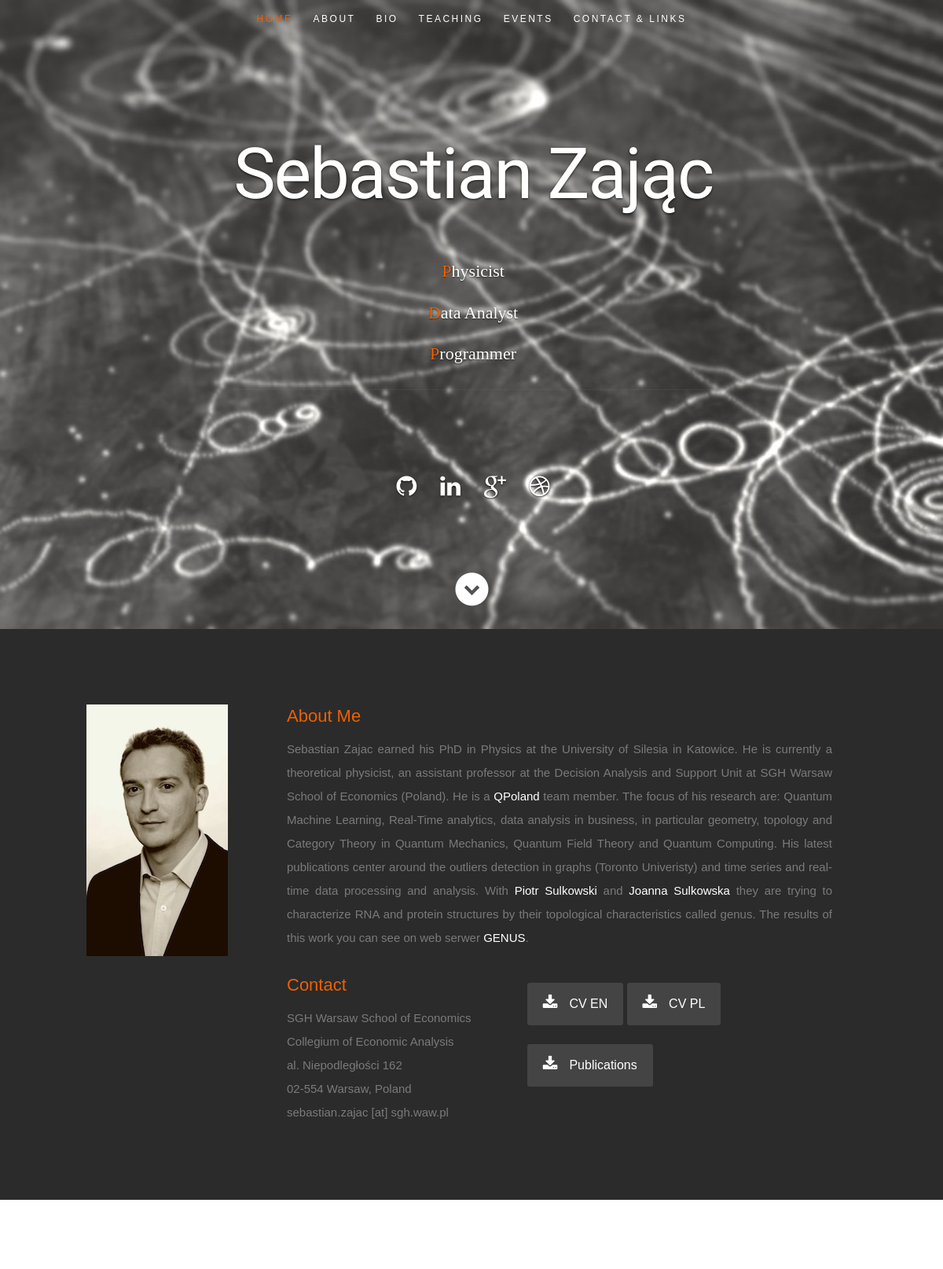
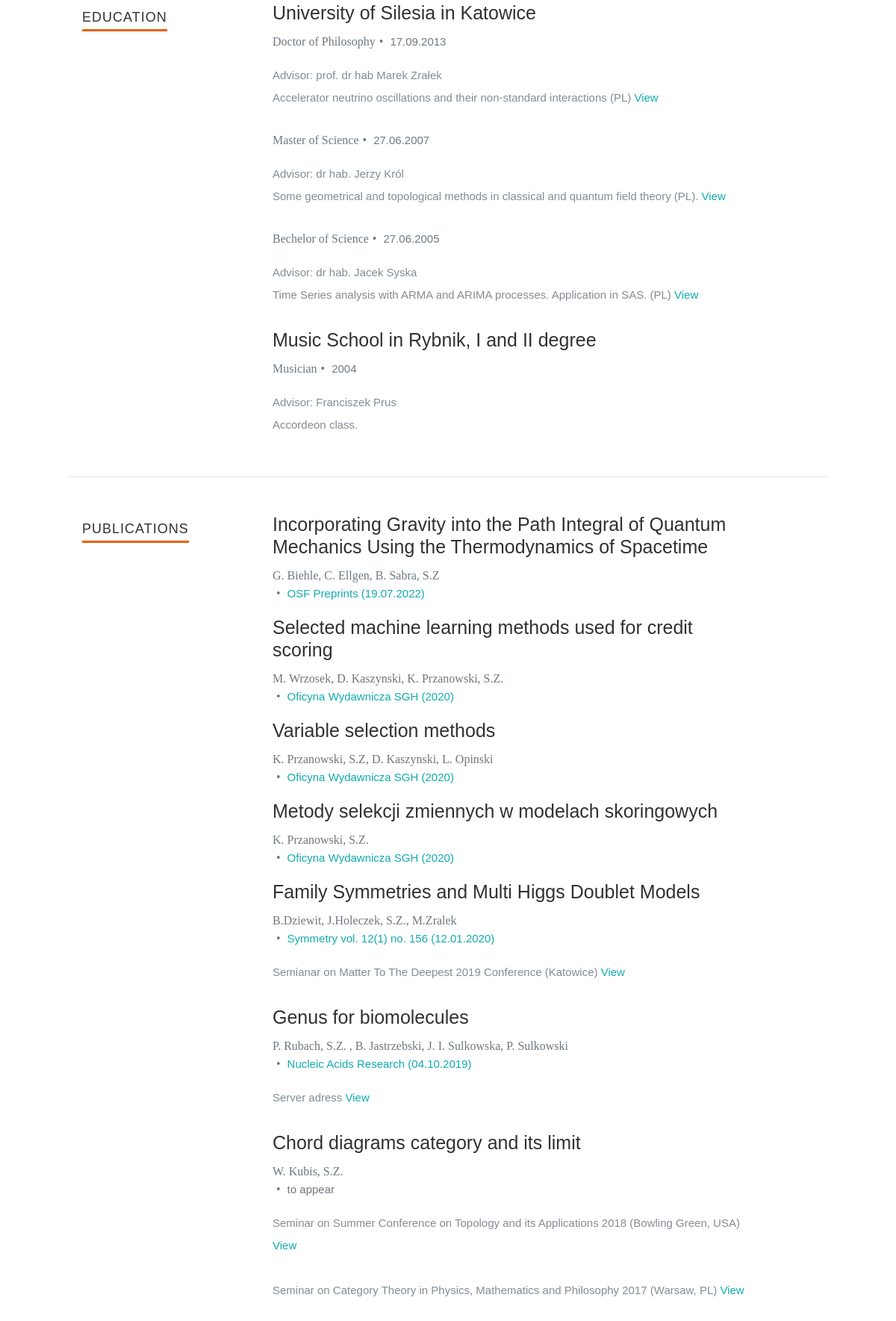
The page / (upper part) on the database its author committed (2 pictures, top to bottom).
### tables this page shows
CREATE TABLE education (
    id INTEGER NOT NULL PRIMARY KEY,
    school VARCHAR(100),
    degree VARCHAR(50),
    data DATE,
    advisor VARCHAR(60),
    title TEXT,
    href VARCHAR(100)
);

CREATE TABLE "publications" (
	"id"	INT NOT NULL,
	"title"	TEXT NOT NULL,
	"authors"	TEXT NOT NULL,
	"state"	INT,
	"journal"	TEXT,
	"vol"	INT,
	"no"	INT,
	"data"	DATE,
	"href"	VARCHAR(150),
	"info"	INTEGER,
	PRIMARY KEY("id")
);

CREATE TABLE publications_state(
    id INT NOT NULL  PRIMARY KEY,
    state VARCHAR(50)
);

CREATE TABLE "publications_info" (
	"id"	INTEGER NOT NULL,
	"id_publication"	INTEGER NOT NULL,
	"content"	TEXT,
	"href"	TEXT,
	PRIMARY KEY("id")
);

### index.php (called while the page is built, shortened)
<?php
require_once 'include/arrays.inc.php';
require_once 'include/functions.inc.php';
include 'main.html.php';
?>

### include/arrays.inc.php (called while the page is built, shortened)
<?php
$nav = array( "about"=>"About",
              "resume"=>"Bio",
              "portfolio"=>"Teaching",
              "testimonials"=>"Events",
              "footer"=>"Contact &amp; Links"
            );
$social_media  = array(
  "https://github.com/sebkaz" =>"github",
  "https://pl.linkedin.com/in/sebastian-zając-b4b834b3"=>"linkedin",
  "https://scholar.google.pl/citations?user=Ttb9GbAAAAAJ&hl=pl"=>"google-plus",
  "https://www.researchgate.net/profile/Sebastian_Zajac"=>"dribbble"
);
?>

### include/functions.inc.php (the view, shortened to what this page needs)
<?php
 function show_nav($arr){
     $string = '<ul id="nav" class="nav">
         <li class="current">
             <a class="smoothscroll" href="#home">Home</a>
         </li>';
     foreach($arr as $k => $v){
         $string .='<li>
             <a class="smoothscroll" href="#'.$k.'">'.$v.'</a>
         </li>';
     }
     $string .='</ul>
     ';
     return $string;
 }
 function show_socials($arr, $class){
     $string = '<ul class="'.$class.'">';
     foreach($arr as $k => $v){
         $string .='<li>
            <a href="'.$k.'" target="_blank">
             <i class="fa fa-'.$v.'"></i>
         </a>
         </li>';
     }
     $string .='</ul>';
     return $string;
 }
 function show_educations($conn, $sql){
     $string = '';
     $head = '';
     foreach ($conn->query($sql) as $row) {
         if ($row['school'] != $head){
             $head = $row['school'];
             $string .=  '<h3>'.$head.'</h3>';
         }
         $string .= '<p class="info">';
         $string .= $row['degree'];
         $string .= '<span>&bull;</span>
             <em class="date">';
         $string .= $row['data'] ;
         $string .= '</em>
         </p>
         <p>
             Advisor: ';
         $string .= $row['advisor'];
         $string .= '<br/>'. $row['title'];
         if ($row['href'] != "#") $string.=  '<a href="'.$row['href'] .'"> View </a>';
         $string .= '</p>';
 }
 return $string;
 }
 function show_publications($conn, $sql){
     $string = '<div class="row item">
         <div class="twelve columns">';
    foreach ($conn->query($sql) as $row) {
        $string .= '<h3>'.$row['title'].'</h3>';
        $string .= '<p class="info">'.$row['authors'].'<br/> <span>&bull;</span> <em class="date">';
        switch ($row['state']) {
            case 'published':
                $string .= '<a href="'.$row['href'].'" target="_blanck">';
                $string .= $row['journal'];
                if($row['vol'] !=''){ $string .= '  vol.  '.$row['vol'];}
                if($row['no'] !=''){ $string .= '  no.  '.$row['no'];}
                $string .= '  ('.$row['data'].')  ';
                $string .= '</a></em></p>';
                break;
            default:
                $string .= 'to appear </em>
                     </p>';
                break;
        }
        if($row['info'] =='TRUE'){
                $file_dba = new PDO('sqlite:db_web.db');
                $sql_i = "SELECT * FROM publications_info WHERE id_publication=".$row['id'];
                foreach ($file_dba->query($sql_i) as $rows) {
                    $string .= '<p>'.$rows['content'].' <a href=" '.$rows['href'].'" target="_blanck"> View </a></p>';
            }
        }
    }
     $string .= '</div>
      </div>';
     return $string;
 }
?>

### main.html.php (shortened to what this page needs)
<!DOCTYPE html>
<html class="no-js" lang="en">
<head>
    <link rel="stylesheet" href="css/default.css">
    <link rel="stylesheet" href="css/layout.css">
    <link rel="stylesheet" href="css/media-queries.css">
    <link rel="stylesheet" href="css/magnific-popup.css">
</head>
<body>
    <?php include 'header.html.php'; ?>
    <?php include 'about.html.php'; ?>
    <?php include 'resume.html.php';?>
</body>
</html>

### header.html.php (shortened to what this page needs)
<header id="home">
    <nav id="nav-wrap">
        <?php echo show_nav($nav); ?>
    </nav>
    <div class="row banner">
        <div class="banner-text">
            <br>
            <br>
            <h1 class="responsive-headline">Sebastian Zając</h1>
            <br>
            <h3>
                <span>P</span>hysicist
                <br>
                <span>D</span>ata Analyst
                <br>
                <span>P</span>rogrammer</h3>
            <hr />
            <br>
            <br>
            <?php echo show_socials($social_media, "social"); ?>
        </div>
    </div>
    <p class="scrolldown">
        <a class="smoothscroll" href="#about">
            <i class="icon-down-circle"></i>
        </a>
    </p>
</header>

### about.html.php
<section id="about">
    <div class="row">
        <div class="three columns">
            <img class="profile-pic" src="images/profilepic.jpg" alt="" />
        </div>
        <div class="nine columns main-col">
            <h2>About Me</h2>
            <p style="text-align: justify;text-justify: inter-word;">Sebastian Zajac earned his PhD in Physics at the University of Silesia in Katowice.
            He is currently a theoretical physicist, an assistant professor at the Decision Analysis and Support Unit at SGH Warsaw School of Economics (Poland).
            He is a <a href="http://qworld.lu.lv/index.php/qpoland/">QPoland</a> team member.
            The focus of his research are: Quantum Machine Learning, Real-Time analytics, data analysis in business,
            in particular geometry, topology and Category Theory in Quantum Mechanics, Quantum Field Theory and Quantum Computing.
            His latest publications center around the outliers detection in graphs (Toronto Univeristy) and time series and real-time data processing and analysis.
            With <a href="http://psulkows.fuw.edu.pl/" target="_blank"> Piotr Sulkowski</a> and
            <a href="https://jsulkowska.cent.uw.edu.pl" target="_blank"> Joanna Sulkowska </a> they are trying to characterize RNA
            and protein structures by their topological characteristics called genus.
            The results of this work you can see on web serwer <a href="http://genus.fuw.edu.pl" target="_blank">GENUS</a>.</p>
            <div class="row">
                <div class="columns contact-details">
                    <h2>Contact</h2>
                    <p class="address">
                        <span>SGH Warsaw School of Economics</span>
                        <br> Collegium of Economic Analysis
                        <br>
                        <span>al. Niepodległości 162
                        <br> 02-554 Warsaw, Poland
                        </span>
                        <br>
                        <span>sebastian.zajac [at] sgh.waw.pl</span>
                    </p>
                </div>
                <div class="columns download">
                    <p>
                        <a href="CV/en.pdf" class="button">
                            <i class="fa fa-download"></i>CV EN</a>
                        <a href="CV/pol.pdf" class="button">
                            <i class="fa fa-download"></i>CV PL</a>
                        <a href="CV/pubs.pdf" class="button">
                            <i class="fa fa-download"></i>Publications</a>
                    </p>
                </div>
            </div>
        </div>
    </div>
</section>

### resume.html.php (shortened to what this page needs)
<?php require_once 'include/db.inc.php'; ?>
    <section id="resume">
        <div class="row education">
            <div class="three columns header-col">
                <h1>
                    <span>Education</span>
                </h1>
            </div>
            <div class="nine columns main-col">
                <div class="row item">
                    <div class="twelve columns">
                        <?php include 'include/education.inc.php'; ?>
                    </div>
                </div>
            </div>
        </div>
        <div class="row work">
            <div class="three columns header-col">
                <h1>
                    <span>Publications</span>
                </h1>
            </div>
            <div class="nine columns main-col">
                <?php include 'include/publications.inc.php'; ?>
            </div>
        </div>
        </section>

### include/education.inc.php
<?php
$sql_edu = "Select * from education";
echo show_educations($file_db, $sql_edu);
?>

### include/publications.inc.php
<?php
$sql_pub = "Select p1.id, p1.title, p1.authors, p2.state, p1.journal, p1.vol , p1.no, p1.data, p1.href, p1.info
From publications  p1 join publications_state  p2 on  p1.state = p2.id";
echo show_publications($file_db, $sql_pub);
?>

### css/default.css (style rules this page uses)
html, body, div, span, object, iframe, h1, h2, h3, h4, h5, h6, p, blockquote, pre, abbr, address, cite, code, del, dfn, em, img, ins, kbd, q, samp, small, strong, sub, sup, var, b, i, dl, dt, dd, ol, ul, li, fieldset, form, label, legend, table, caption, tbody, tfoot, thead, tr, th, td, article, aside, canvas, details, figcaption, figure, footer, header, hgroup, menu, nav, section, summary, time, mark, audio, video { margin: 0; padding: 0; border: 0; outline: 0; font-size: 100%; background: transparent; }
article,aside,details,figcaption,figure, footer,header,hgroup,menu,nav,section { display: block; }
*, *:before, *:after { -moz-box-sizing: border-box; -webkit-box-sizing: border-box; box-sizing: border-box; }
html { font-size: 62.5%; -webkit-font-smoothing: antialiased; }
body { background: #fff; font-family: 'opensans-regular', sans-serif; font-weight: normal; font-size: 15px; line-height: 30px; color: #838C95; -webkit-font-smoothing: antialiased; -webkit-text-size-adjust: 100%; }
h1, h2, h3, h4, h5, h6 { color: #313131; font-family: 'opensans-bold', sans-serif; font-weight: normal; }
h1 { font-size: 38px; line-height: 42px; margin-bottom: 12px; letter-spacing: -1px; }
h2 { font-size: 28px; line-height: 36px; margin-bottom: 6px; }
h3 { font-size: 22px; line-height: 30px; margin-bottom: 12px; }
p { margin: 0 0 30px 0; }
em { font: 15px/30px 'opensans-italic', sans-serif; }
hr { border: solid #E3E3E3; border-width: 1px 0 0; clear: both; margin: 11px 0 30px; height: 0; }
a, a:visited { text-decoration: none; outline: 0; color: #11ABB0; -webkit-transition: color .3s ease-in-out; -moz-transition: color .3s ease-in-out; -o-transition: color .3s ease-in-out; transition: color .3s ease-in-out; }
p a, p a:visited { line-height: inherit; }
ul, ol { margin-bottom: 24px; margin-top: 12px; }
ul { list-style: none outside; }
li { line-height: 18px; margin-bottom: 12px; }
img { max-width: 100%; height: auto; }
.button, .button:visited, button, input[type="submit"], input[type="reset"], input[type="button"] { font: 16px/30px 'opensans-bold', sans-serif; background: #11ABB0; display: inline-block; text-decoration: none; letter-spacing: 0; color: #fff; padding: 12px 20px; margin-bottom: 18px; border: none; cursor: pointer; height: auto; -webkit-transition: all .2s ease-in-out; -moz-transition: all .2s ease-in-out; -o-transition: all .2s ease-in-out; -ms-transition: all .2s ease-in-out; transition: all .2s ease-in-out; -moz-border-radius: 3px; -webkit-border-radius: 3px; -khtml-border-radius: 3px; border-radius: 3px; }
.row { width: 96%; max-width: 1020px; margin: 0 auto; }
.row .row { width: auto; max-width: none; margin: 0 -20px; }
.row:before, .row:after { content: " "; display: table; }
.row:after { clear: both; }
.column, .columns { position: relative; padding: 0 20px; min-height: 1px; float: left; }
[class*="column"] + [class*="column"]:last-child { float: right; }
.row .three { width: 25%; }
.row .nine { width: 75%; }
.row .twelve { width: 100%; }

### rows shown on the page
education: school "University of Silesia in Katowice", value "Doctor of Philosophy 17.09.2013 prof. dr hab Marek Zrałek", title "Accelerator neutrino oscillations and their non-standard interactions (PL)"
education: value "Master of Science 27.06.2007 dr hab. Jerzy Król", title "Some geometrical and topological methods in classical and quantum field theory (PL)."
education: value "Bechelor of Science 27.06.2005 dr hab. Jacek Syska", title "Time Series analysis with ARMA and ARIMA processes. Application in SAS. (PL)"
education: school "Music School in Rybnik, I and II degree", value "Musician 2004 Franciszek Prus", title "Accordeon class."
publications: title "Incorporating Gravity into the Path Integral of Quantum Mechanics Using the Thermodynamics of Spacetime", authors "G. Biehle, C. Ellgen, B. Sabra, S.Z"
publications_state: state "OSF Preprints (19.07.2022)", state "Oficyna Wydawnicza SGH (2020)", state "Symmetry vol. 12(1) no. 156 (12.01.2020)", state "Nucleic Acids Research (04.10.2019)"
publications: title "Selected machine learning methods used for credit scoring", authors "M. Wrzosek, D. Kaszynski, K. Przanowski, S.Z."
publications: title "Variable selection methods", authors "K. Przanowski, S.Z, D. Kaszynski, L. Opinski"
publications: title "Metody selekcji zmiennych w modelach skoringowych", authors "K. Przanowski, S.Z."
publications: title "Family Symmetries and Multi Higgs Doublet Models", authors "B.Dziewit, J.Holeczek, S.Z., M.Zralek"
publications_info: content "Semianar on Matter To The Deepest 2019 Conference (Katowice)"
publications: title "Genus for biomolecules", authors "P. Rubach, S.Z. , B. Jastrzebski, J. I. Sulkowska, P. Sulkowski"
publications_info: content "Server adress"
publications: title "Chord diagrams category and its limit", authors "W. Kubis, S.Z.", shows "to appear"
publications_info: content "Seminar on Summer Conference on Topology and its Applications 2018 (Bowling Green, USA)"
publications_info: content "Seminar on Category Theory in Physics, Mathematics and Philosophy 2017 (Warsaw, PL)"

### other values the page prints
$v "ABOUT"
$v "BIO"
$v "TEACHING"
$v "EVENTS"
$v "CONTACT & LINKS"
